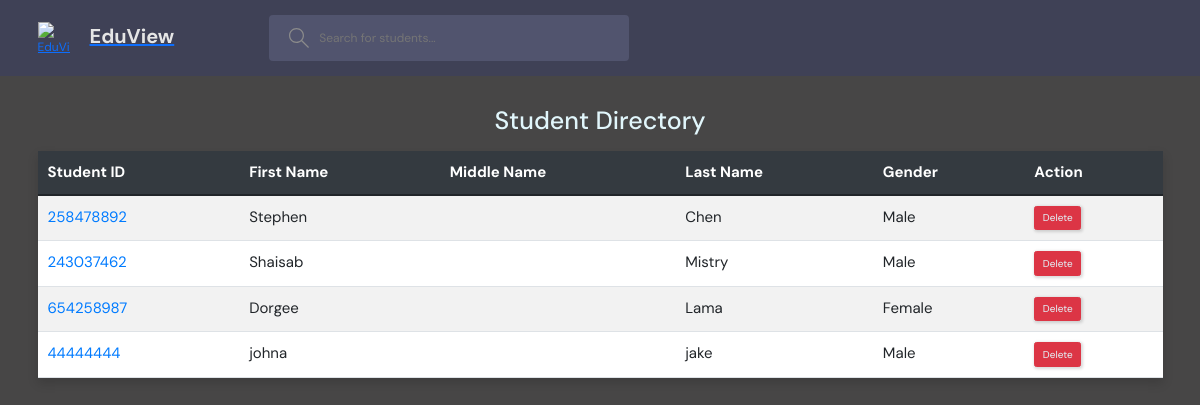
The page / on the database its author committed.
### studentBase/models.py (models this page shows, shortened)
class Profile(models.Model):
    Student_ID = models.IntegerField(unique=True)
    First_Name = models.CharField(max_length=50)
    Middle_Name = models.CharField(max_length=50,null=True,blank=True)
    Last_Name = models.CharField(max_length=50)
    Gender = models.CharField(max_length=25, null=True, blank=True)
    Grade = models.CharField(max_length=10,null=True,blank=True)
    Photo = models.CharField(null=True, blank=True,max_length=200)
    Schedule = models.CharField(null=True,blank=True, max_length=200)
    Social_Media = models.CharField(max_length=50,null=True,blank=True)
    Address = models.CharField(max_length=50,null=True,blank=True)
    Email = models.EmailField(null=True, blank=True)
    Contact_1 = models.CharField(max_length=12,null=True,blank=True)
    Contact_2 = models.CharField(max_length=12,null=True, blank=True)

### studentBase/views.py (the view)
# urls.py: path('', views.home, name="home"),
def home(request):
    student_search = request.GET.get('Student_ID')
    if student_search is None:
        student_search = ''
    else: student_search = student_search.lower()
    students = Profile.objects.filter(
        Q(First_Name__icontains=student_search)|
        Q(Student_ID__icontains=student_search)|
        Q(Last_Name__icontains=student_search)|
        Q(Middle_Name__icontains=student_search)
    )
    context = {'students': students}
    return render(request, 'studentBase/home.html',context)

### studentBase/templates/studentBase/home.html (shortened to what this page needs)
{% extends 'main.html' %}
{% load static %}
{% block contain %}
    <link rel="stylesheet" href="https://cdn.jsdelivr.net/npm/bootstrap@5.1.3/dist/css/bootstrap.min.css">
    <div class="container my-5">
        <h1 class="text-center mb-4" style="color: #e1f6fb">Student Directory</h1>
        <table class="table table-striped table-hover">
            <thead>
                <tr>
                    <th>Student ID</th>
                    <th>First Name</th>
                    <th>Middle Name</th>
                    <th>Last Name</th>
                    <th>Gender</th>
                    <th>Action</th>
                </tr>
            </thead>
            <tbody>
                {% for student in students %}
                <tr>
                    <td><a href="{% url 'profile' student.Student_ID %}">{{ student.Student_ID }}</a></td>
                    <td>{{ student.First_Name }}</td>
                    <td>{{ student.Middle_Name }}</td>
                    <td>{{ student.Last_Name }}</td>
                    <td>{{ student.Gender}}</td>
                    <td>
                        <button type="submit" class="btn btn-danger"><a style="color: #e1f6fb" href="{% url 'delete_student' student.Student_ID %}">Delete</a></button>
                    </td>
                </tr>
                {% endfor %}
            </tbody>
        </table>
    </div>
{% endblock contain %}

### static/styles/style.css (style rules this page uses)
:root { --color-main: #71c6dd; --color-main-light: #e1f6fb; --color-dark: #3f4156; --color-dark-medium: #51546e; --color-dark-light: #696d97; --color-light: #e5e5e5; --color-gray: #8b8b8b; --color-light-gray: #b2bdbd; --color-bg: #2d2d39; --color-success: #5dd693; --color-error: #fc4b0b; }
* { font-family: "DM Sans", -apple-system, BlinkMacSystemFont, "Segoe UI", Roboto, Oxygen, Ubuntu, Cantarell, "Open Sans", "Helvetica Neue", sans-serif; margin: 0; padding: 0; box-sizing: border-box; text-rendering: optimizeLegibility; font-size: inherit; }
html { font-size: 56.25%; }
@media only screen and (min-width: 1200px) { html { font-size: 62.5%; } }
a { display: inline-block; color: var(--color-main); text-decoration: none; }
.container { max-width: 120rem; width: 90%; margin: auto; }
.btn { background-color: transparent; border: none; display: inline-flex; align-items: center; gap: 1rem; cursor: pointer; transition: all ease-in-out 0.3s; padding: 1rem 2rem; border-radius: 5px; box-shadow: 1px 1px 3px 1px rgba(0, 0, 0, 0.15); font-weight: 500; }

### studentBase/templates/studentBase/home.html (style rules this page uses)
.table { background-color: #ffffff; box-shadow: 0 0.5rem 1rem rgba(0, 0, 0, 0.15); font-size: 1.5rem; }
.table th { background-color: #343a40; color: #fff; padding: 1rem; }
.table td { padding: 1rem; }
.table td a { color: #007bff; text-decoration: none; }

### rows shown on the page
Profile: Student_ID "258478892", First_Name "Stephen", Last_Name "Chen", Gender "Male"
Profile: Student_ID "243037462", First_Name "Shaisab", Last_Name "Mistry", Gender "Male"
Profile: Student_ID "654258987", First_Name "Dorgee", Last_Name "Lama", Gender "Female"
Profile: Student_ID "44444444", First_Name "johna", Last_Name "jake", Gender "Male"
